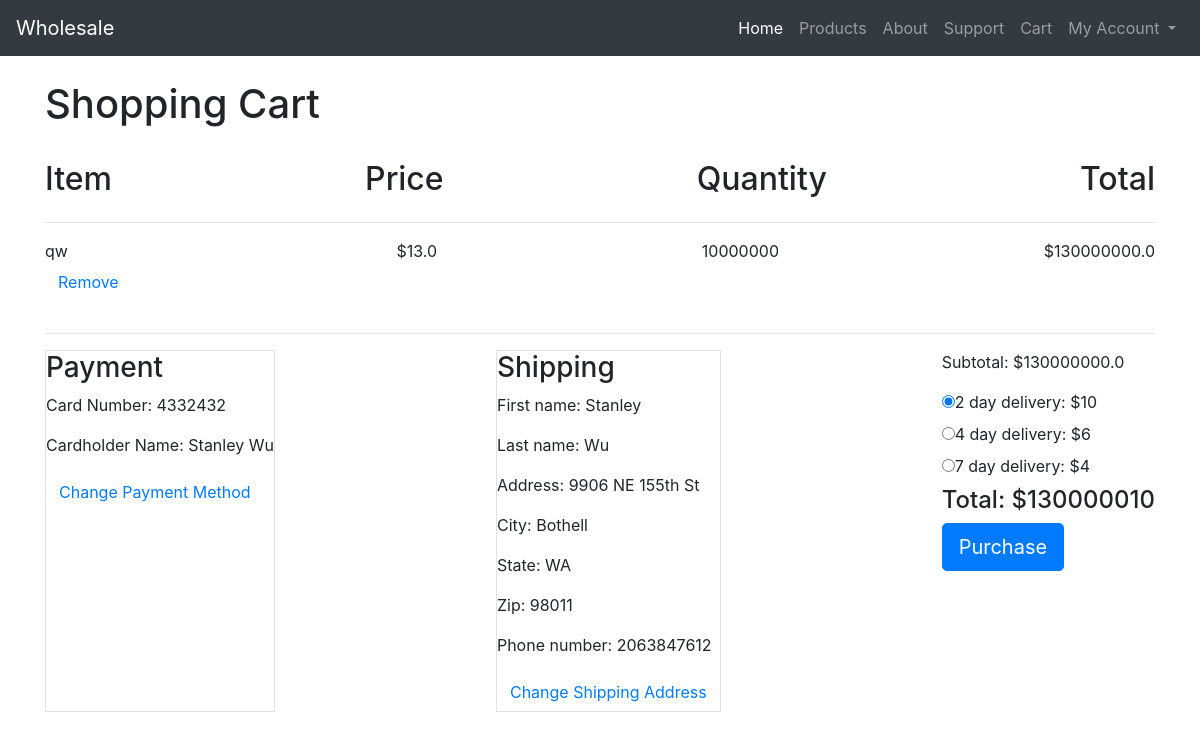
/cart/ (signed in), run on the app's committed database.
### wholesale/models.py (models this page shows)
class Products(models.Model):
    name = models.CharField(default="", unique=True, max_length=250)
    description = models.CharField(default="", max_length=250)
    image = models.URLField(null=True, max_length=200)
    price = models.FloatField(default=0.00)
    category = models.ForeignKey(Category, on_delete=models.CASCADE)
    max_quantity = models.IntegerField(default=sys.maxsize)
    min_quantity_retail = models.IntegerField(default=0)
    discount = models.ManyToManyField(Discount, null=True, through='Prod_dis')

class ShippingAddress(models.Model):
    custID = models.ForeignKey(Customers, on_delete=models.CASCADE)
    shipAddFname = models.CharField(null=True, max_length=50)
    shipAddLname = models.CharField(null=True, max_length=50)
    businessName = models.CharField(null=True, max_length=50)
    shipAddAddress = models.CharField(max_length = 80)
    shipAddCity = models.CharField(max_length = 50)
    shipAddState = models.CharField(max_length = 2)
    shipAddZip = models.CharField(max_length = 20)
    shipAddPhone = models.CharField(max_length = 20)

### wholesale/views.py (the view, shortened to what this page needs)
# urls.py: path('cart/', views.cart, name='cart'),
@csrf_exempt
def cart(request):
    if request.user.is_authenticated:
        u = User.objects.get(id = request.user.id)
        user = User.objects.get(username=u)
        customer = user.customers
        address = ShippingAddress.objects.filter(custID=customer)
        paymentid = Customers.objects.values_list('PaymentID', flat = True).filter(user = request.user)
        if paymentid[0] is not None:
            number = Payment.objects.values_list('CardNumber', flat = True).get(id=list(paymentid)[0])
            name = Payment.objects.values_list('Name', flat = True).get(id=list(paymentid)[0])
        else:
            number = 'Please set a credit card number'
            name = 'Please set a credit card name'
        products = Cart.objects.filter(customer=customer)
        cartList = []
        total = 0
        for prod in products:
            productPrice = Products.objects.values_list('price', flat = True).get(name = prod.prodName.name)
            obj = {'name': prod.prodName.name, 'price': productPrice, 'quantity': prod.prodQuantity}
            cartList.append(obj)
            total += productPrice * prod.prodQuantity
        if request.method == 'GET':
            return render(request, "cart.html", {'ship': address, 'number': number, 'name': name, 'product': cartList, 'total': total})
    else:
        return HttpResponse(status = status.HTTP_403_FORBIDDEN)

### wholesale/templates/cart.html (shortened to what this page needs)
{% extends 'base.html' %}
{% load mathfilters %}
{% block content %}
<h1>Shopping Cart</h1></br>
<div class="d-flex flex-row justify-content-between">
    <h2>Item </h2>
    <h2>Price</h2>
    <h2>Quantity</h2>
    <h2>Total</h2>
</div>
<hr>
{% if product|length == 0 %}
<h3>Your cart is empty</h3>
{% else %}
{% for prod in product %}
<div class="d-flex flex-row justify-content-between">
    <p> {{ prod.name }} </br> <button type="button" class="btn btn-link">Remove</button></p>
    <p>${{ prod.price }}</p>
    <p>{{ prod.quantity }}</p>
    <p>${{ prod.price|mul:prod.quantity }}</p>
</div>
<hr>
{% endfor %}
{% endif %}
<div class="d-flex flex-row justify-content-between">
    <div class="border">
        <h3>Payment</h3>
        <p>Card Number: {{ number }}</p>
        <p>Cardholder Name: {{ name }}</p>
        <a href="{% url 'payment' %}" class="btn btn-link" role="button">Change Payment Method</a>
    </div>
    <div class="border">
        <h3>Shipping</h3>
        {% if ship|length > 0 %}
        {% for value in ship %}
        <p>First name: {{ value.shipAddFname }}</p>
        <p>Last name: {{ value.shipAddLname }}</p>
        <p>Address: {{ value.shipAddAddress }}</p>
        <p>City: {{ value.shipAddCity }}</p>
        <p>State: {{ value.shipAddState }}</p>
        <p>Zip: {{ value.shipAddZip }}</p>
        <p>Phone number: {{ value.shipAddPhone }}</p>
        {% endfor %}
        <a href="{% url 'shipping' %}" class="btn btn-link" role="button">Change Shipping Address</a>
        {% else %}
        <p>No address saved</p>
        <a href="{% url 'shipping' %}" class="btn btn-link" role="button">Change Shipping Address</a>
        {% endif %}
    </div>
    <div>
        {% if ship|length == 0 or number == 'Please set a credit card number'%}
        <p>Shipping and payment information must be complete to make purchase</p>
        {% elif product|length == 0 %}
        <p>Add products to cart to make purchase</p>
        {% else %}
        <p>Subtotal: ${{ total }}</p>
        <form name='form' action=" {% url 'cart' %}" method="POST">
            <div class="radio">
                <label><input type="radio" name="optradio" id="two" value='10' checked>2 day delivery: $10</label>
            </div>
            <div class="radio">
                <label><input type="radio" name="optradio" id="four" value='6'>4 day delivery: $6</label>
            </div>
            <div class="radio">
                <label><input type="radio" name="optradio" id="seven" value='4'>7 day delivery: $4</label>
            </div>
            <h4 id="total"></h4>
            <button type="submit" class="btn btn-primary btn-lg">Purchase</button>
            {% endif %}
        </form>
    </div>
</div>
{% endblock %}

### wholesale/static/style.css (style rules this page uses)
a, a:hover { color: black }

### data on the page
Products: name "qw"
ShippingAddress: shipAddFname "Stanley", shipAddLname "Wu", shipAddAddress "9906 NE 155th St", shipAddCity "Bothell", shipAddState "WA", shipAddZip "98011", shipAddPhone "2063847612"

### other printed values
{{ prod.price }} "13.0"
{{ prod.quantity }} "10000000"
{{ prod.price|mul:prod.quantity }} "130000000.0"
{{ number }} "4332432"
{{ name }} "Stanley Wu"
{{ total }} "130000000.0"
